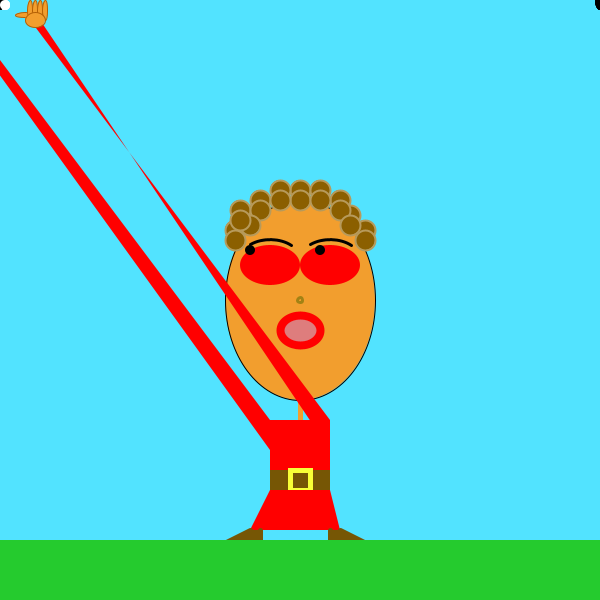
Frame 1 (no input)
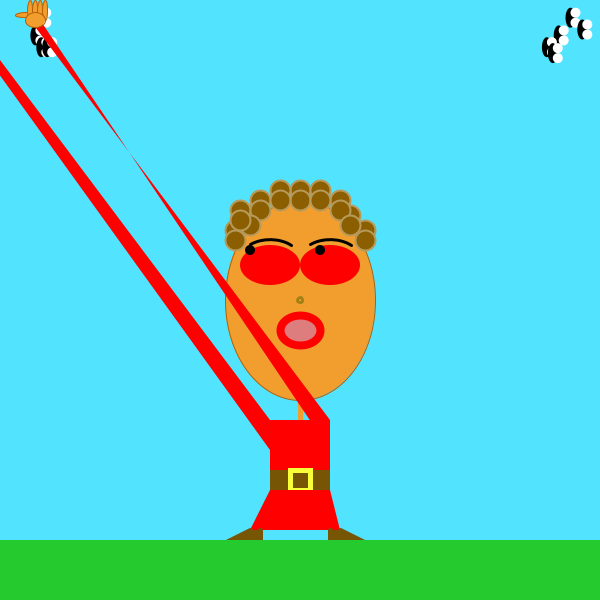
Frame 60 (the mouse pressed at the canvas centre just before this capture)
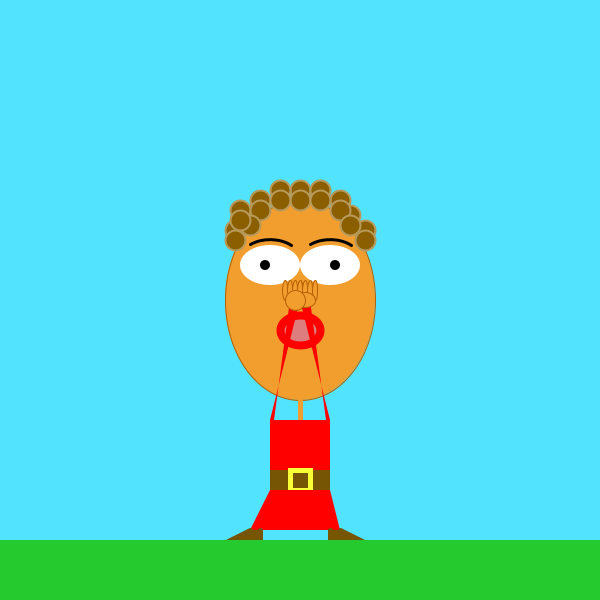
Frame 120 (the mouse held since frame 60 and released just before this capture)

The Processing sketch that drew these frames (run headless with seeded random() and noise(); from frame 60 on, the mouse is pressed at the canvas centre):

// Processing sketch: processing_96238
// ── processing_96238.pde

/* Animació 
seminari 2
David Palomar 
Grup 03 */
//NENA QUE VOL MATAR LES MOSQUES
//El joc consisteix en una noia que está envoltada de mosques. Els ulls, que canviaran de color,i els braços de la nena es mourán cap a la posició on estigui el ratolí, seguint així les mosques per tota la pantalla. Les mans de la noia es tenquen en clicar amb el mous, i aixi poder agafar les mosques. Segur... noooo!! les mosques es van movent i al clicar amb el ratolí cambien la seva posició, fent més difícil aquesta tasca.

float x=4;
float y=5.5;
float w;
float q;
float w2;
float q2;
float w3;
float q3;
float w4;
float q4;
float w5=600;
float q5=0;
float w6=600;
float q6=0;
float w7=600;
float q7=0;
float w8=600;
float q8=0;
float w9=600;
float q9=0;
//definim el fons del dibuix

void setup (){
  size(600,600);
  background(82,227,282);
}
void draw(){
  //començem a dibuixar la nena
  background(82,227,282);
  fill(242,158,46);
  //cap
  ellipse(300,300,150,200);
  fill(255);
  noStroke();
  //celles
  stroke(0);
  noFill();
  strokeWeight(3);
  //creo un arc que em servirá per definir les celles sobre els ulls
  ellipseMode(CENTER);
  arc(270,260,60,40,x,y);
  arc(330,260,60,40,x,y);
  
  //ulls
  noStroke();
  //el color dels ulls variara segons la posició del mouse
  fill(255,mouseX,mouseY);
  ellipse(270,265,60,40);
  ellipse(330,265,60,40);
  fill(0); 
  //amb les funcions seguents conseguiré que els ulls es moguin en direcció al ratolí 
  fill(0);
  noStroke();
  ellipse(250+mouseX/20,250+mouseY/20,10,10);
  ellipse(320+mouseX/20,250+mouseY/20,10,10);
  fill(0);
  
  //nas
  stroke(162,130,20);
  fill(242,158,46);
  ellipse(300,300,5,5);
  //boca
  stroke(255,0,0);
  strokeWeight(8);
  fill(222,125,125);
  ellipse(300,330,40,30);
  
  //cabell
  stroke(183,154,91);
  strokeWeight(2);
  fill(139,95,0);
   
  ellipse(300,190,20,20);
  ellipse(320,190,20,20);
  ellipse(340,200,20,20);
  ellipse(350,215,20,20);
  ellipse(365,230,20,20);
  ellipse(280,190,20,20);
  ellipse(260,200,20,20);
  ellipse(250,215,20,20);
  ellipse(235,230,20,20);
  ellipse(240,210,20,20);
  ellipse(300,200,20,20);
  ellipse(320,200,20,20);
  ellipse(340,210,20,20);
  ellipse(350,225,20,20);
  ellipse(365,240,20,20);
  ellipse(280,200,20,20);
  ellipse(260,210,20,20);
  ellipse(250,225,20,20);
  ellipse(235,240,20,20);
  ellipse(240,220,20,20);
  
  //ara faig el cos del nen
  stroke(242,158,46);
  strokeWeight(5);
  line(300,400,300,420);
  noStroke();
  fill(255,0,0);
  rect(270,420,60,50);
  
  //cinturó
  fill(118,86,5);
  rect(270,470,60,20);
  stroke(248,255,54);
  rect(290,470,20,20);
 
  //pantalons
  noStroke();
  fill(255,0,0);
  beginShape();
  vertex(270,490);
  vertex(330,490);
  vertex(340,530);
  vertex(260,530);
  vertex(260,530);
  vertex(250,530);
  endShape();
  
  //peu 1
  stroke(118,86,5);
  fill(118,86,5);
  beginShape();
  vertex(250,530);
  vertex(230,540);
  vertex(260,540);
  vertex(260,530);
  endShape();
  
  //peu 2
  stroke(118,86,5);
  fill(118,86,5);
  beginShape();
  vertex(340,530);
  vertex(360,540);
  vertex(330,540);
  vertex(330,530);
  endShape();
  
  //terra
  noStroke();
  fill(37,203,46);
  rect(0,540,600,60);
 
  // dibuixo les mosques a través de les variables, i les modifico per que es moguin per la pantalla
  fill(0);
  noStroke();
  ellipse(w,q,10,20);
  fill(255);
  ellipse(w+5,q+5,10,10);
  ellipse(w+5,q-5,10,10);
 
  fill(0);
  noStroke();
  ellipse(w2,q2,10,20);
  fill(255);
  ellipse(w2+5,q2+5,10,10);
  ellipse(w2+5,q2-5,10,10);
  
  fill(0);
  noStroke();
  ellipse(w3,q3,10,20);
  fill(255);
  ellipse(w3+5,q3+5,10,10);
  ellipse(w3+5,q3-5,10,10);
  
  fill(0);
  noStroke();
  ellipse(w4,q4,10,20);
  fill(255);
  ellipse(w4+5,q4+5,10,10);
  ellipse(w4+5,q4-5,10,10);
  
  fill(0);
  noStroke();
  ellipse(w5,q5,10,20);
  fill(255);
  ellipse(w5+5,q5+5,10,10);
  ellipse(w5+5,q5-5,10,10);
  
  fill(0);
  noStroke();
  ellipse(w6,q6,10,20);
  fill(255);
  ellipse(w6+5,q6+5,10,10);
  ellipse(w6+5,q6-5,10,10);
  
  fill(0);
  noStroke();
  ellipse(w7,q7,10,20);
  fill(255);
  ellipse(w7+5,q7+5,10,10);
  ellipse(w7+5,q7-5,10,10);
  
  fill(0);
  noStroke();
  ellipse(w8,q8,10,20);
  fill(255);
  ellipse(w8+5,q8+5,10,10);
  ellipse(w8+5,q8-5,10,10);
  
  fill(0);
  noStroke();
  ellipse(w9,q9,10,20);
  fill(255);
  ellipse(w9+5,q9+5,10,10);
  ellipse(w9+5,q9-5,10,10);
  
  //amb la funció "if" consegueixo que les mosques s'allunyin de la mà del nen al clicar el botó dret del ratolí
  if (mousePressed)
  {
   w=w-1;
   q=q-1;
   w2=w2-2;
   q2=q2-3;
   w3=w3+2;
   q3=q3-1;
   w4=w4-2;
   q4=q4+2;
   w5=w5+4;
   q5=q5-2;
   w6=w6+3;
   q6=q6-2;
   w7=w7+2;
   q7=q7-3;
   w8=w8+4;
   q8=q8-5;
   w9=w9+4;
   q9=q9-4;
   
  }
  //amb la funció else, faig que les mosques segueixin el seu recorregut quan no s'apreta cap botó del ratolí
  else 
  {
   w=w+0.6;
   q=q+0.6;
   w2=w2+0.7;
   q2=q2+0.8;
   w3=w3+0.8;
   q3=q3+0.8;
   w4=w4+0.7;
   q4=q4+0.3;
   w5=w5-0.5;
   q5=q5+0.3;
   w6=w6-0.7;
   q6=q6+0.6;
   w7=w7-0.9;
   q7=q7+0.8;
   w8=w8-0.3;
   q8=q8+0.5;
   w9=w9-0.8;
   q9=q9+0.9;
  
  }
  
  //amb la funció "if" faig que al clicar el botó esquerre del ratolí els braços es tanquin per atrapar les mosques.
  
    if(mousePressed)
  {
    //primer failg els braços a la pocició per atrapar la mosca 
    //braços posició 1 que els faig amb la funcó de poligon, realitzant el polígon com un "shape" amb els vertex com a coordenades
  
  fill(255,0,0);
  beginShape();
  vertex(330,420);
  //al posar les components com a combinació de mouseX i mouseY els braços seguiran el ratolí
  vertex(mouseX,mouseY);
  vertex(mouseX+10,mouseY);
  vertex(330,450);
  endShape();
  beginShape();
  vertex(270,420);
  vertex(mouseX,mouseY);
  vertex(mouseX-10,mouseY);
  vertex(270,450);
  endShape();
  
  //els dits ma 1 posició 1, que també seguiran la posició de les mans amb el ratolí
  fill(242,158,46);
  stroke(180,95,4);
  strokeWeight(1);
  ellipse(mouseX,mouseY-10,5,20);
  ellipse(mouseX+5,mouseY-10,5,20);
  ellipse(mouseX+10,mouseY-10,5,20);
  ellipse(mouseX+15,mouseY-10,5,20);
  // ma 1 posició 1
  ellipse(mouseX+5,mouseY,20,15);
  //els dits ma 2 posició 1
  fill(242,158,46);
  stroke(180,95,4);
  strokeWeight(1);
  ellipse(mouseX,mouseY-10,5,20);
  ellipse(mouseX-5,mouseY-10,5,20);
  ellipse(mouseX-10,mouseY-10,5,20);
  ellipse(mouseX-15,mouseY-10,5,20);
  // ma2 posició 1
  ellipse(mouseX-5,mouseY,20,20);
  noCursor();
  }
  else
  { //ara faig la posició que tindran els braços despres de clicar el botó esquerre, es a dir la posició en la qual estaran mentre no es cliqui el ratolí, simplement seguiran el ratolí,
  //per caçar les mosques
  //braços posició 2
  //els realitzo igual que abans pero ara amb la posició que tindran mentres no es cliqui res del ratolí
  
  fill(255,0,0);
  beginShape();
  vertex(330,420);
  vertex(mouseX+30,mouseY+20);
  vertex(mouseX+40,mouseY+20);
  vertex(330,450);
  endShape();
  beginShape();
  vertex(270,420);
  vertex(mouseX-30,mouseY+20);
  vertex(mouseX-40,mouseY+20);
  vertex(270,450);
  endShape();
  //els dits ma 1 posició 2
  fill(242,158,46);
  stroke(180,95,4);
  strokeWeight(1);
  ellipse(mouseX+25,mouseY+15,20,5);
  ellipse(mouseX+30,mouseY+10,5,20);
  ellipse(mouseX+35,mouseY+10,5,20);
  ellipse(mouseX+40,mouseY+10,5,20);
  ellipse(mouseX+45,mouseY+10,5,20);
  // ma 1 posició2
  ellipse(mouseX+35,mouseY+20,20,15);
  //els dits ma 2 posició2
  fill(242,158,46);
  stroke(180,95,4);
  strokeWeight(1);
  ellipse(mouseX-25,mouseY+15,20,5);
  ellipse(mouseX-30,mouseY+10,5,20);
  ellipse(mouseX-35,mouseY+10,5,20);
  ellipse(mouseX-40,mouseY+10,5,20);
  ellipse(mouseX-45,mouseY+10,5,20);
  // ma2 posició2
  ellipse(mouseX-35,mouseY+20,20,20);
  noCursor();
         
 }

  }
